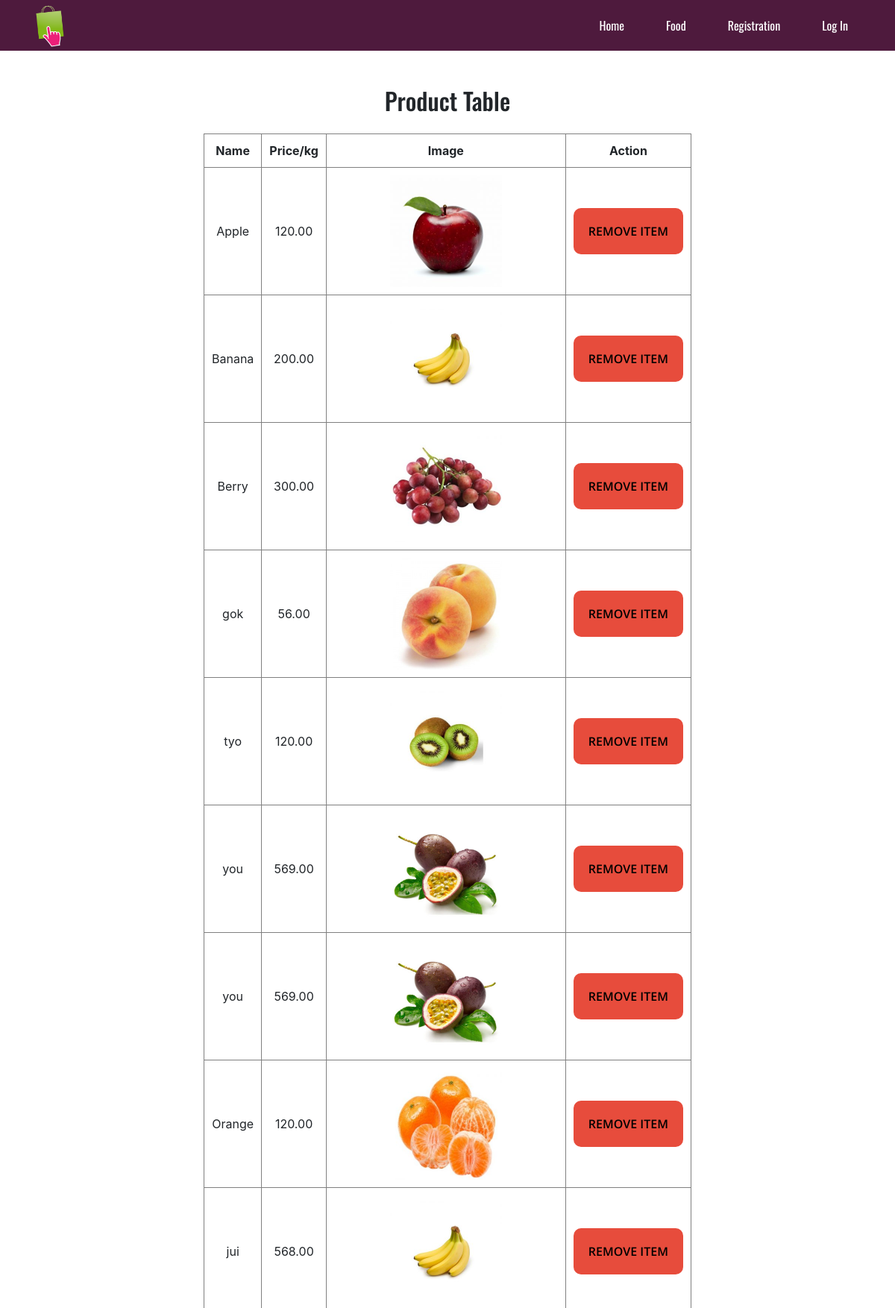
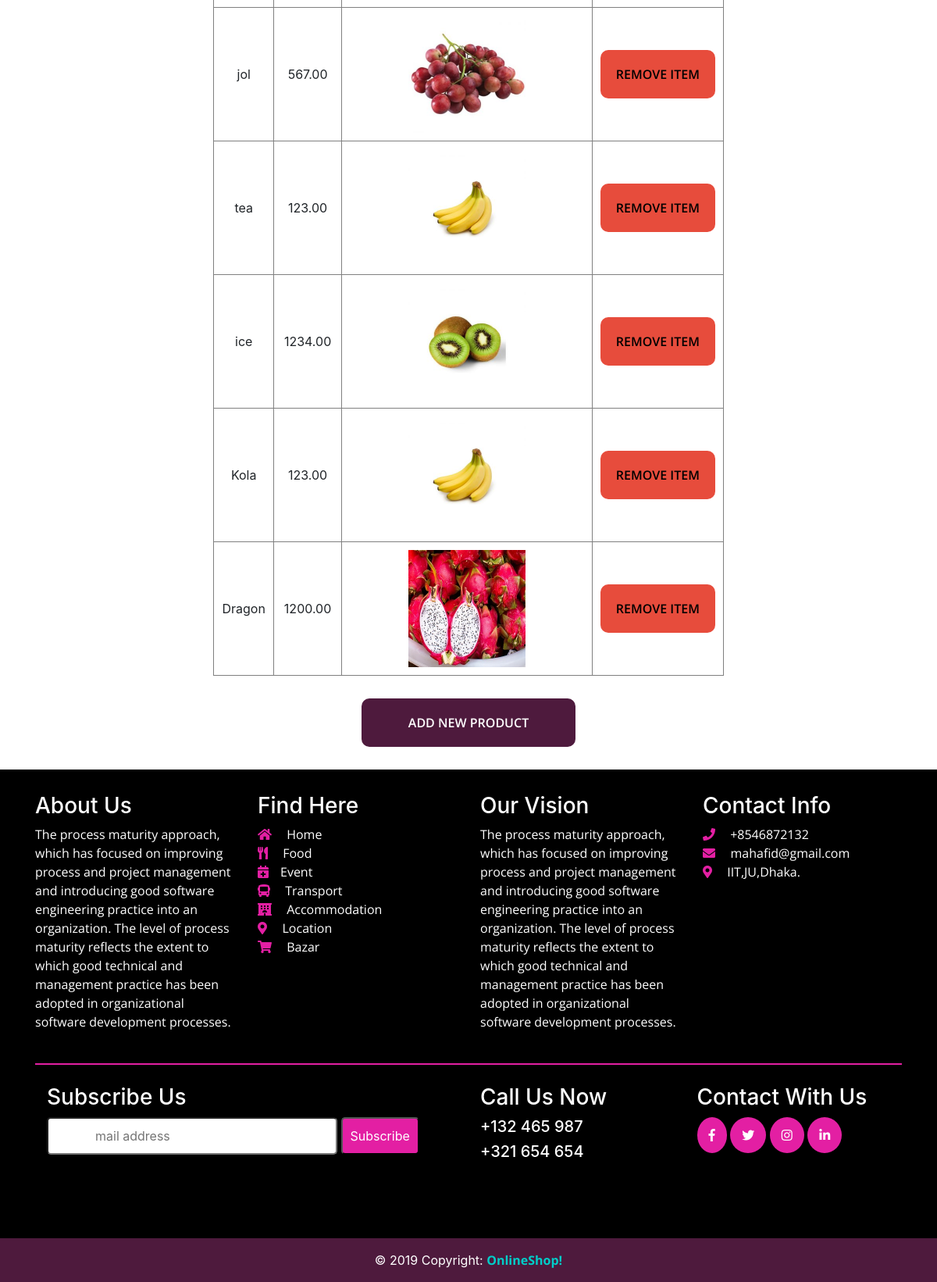
Page /viewAllProducts.php on the committed database (2 pictures, top to bottom).
### tables this page shows
CREATE TABLE `tbl_product` (
  `id` int(11) NOT NULL,
  `name` varchar(255) NOT NULL,
  `image` varchar(255) NOT NULL,
  `price` double(10,2) NOT NULL
);

### connection.php (called while the page is built)
<?php
	require 'function.php';
	try{
		$con=new PDO("mysql:host=localhost;dbname=practise","root","");
		$con->setAttribute(PDO::ATTR_ERRMODE, PDO::ERRMODE_EXCEPTION);
		$user = new User($con);
	}
	catch(PDOException $e){
		 echo $e->getMessage();
	}
?>

### function.php (called while the page is built, shortened)
<?php
	class User
	{
		public $db;
		function __construct($con)
		{
			if(!isset($this->db)){
				$this->db = $con;
			}
		}
		public function getAllProduct(){
			$st = $this->db->prepare("SELECT * FROM tbl_product");
			$st->execute();
			$resultSet = $st->fetchAll(PDO::FETCH_ASSOC);
			return $resultSet;
		}
	}
?>

### viewAllProducts.php (the view, shortened to what this page needs)
<?php
	require 'connection.php';
	$allProduct = $user->getAllProduct();
?>
<!DOCTYPE html>
<html>
<head>
	<link rel="stylesheet" href="css/fontawesme.min.css">
	<link rel="stylesheet" href="css/bootstrap.min.css">
	<link rel="stylesheet" href="css/style.css">
</head>
<body>
<?php include 'menu.php'; ?>
	<h2 class="text-center mt-5 mb-4">Product Table</h2>
	<div class="whole_users_info text-center mb-5">
	    <table border="1" class="user_table text-center mb-5">
		<tr>
			<th>Name</th>
			<th>Price/kg</th>
			<th>Image</th>
			<th>Action</th>
		</tr>
		<?php
		foreach ($allProduct as $singleProduct) {?>
			<tr>
				<td><?php echo $singleProduct['name']; ?></td>
				<td><?php echo $singleProduct['price']; ?></td>
				<td><img src="images/<?php echo $singleProduct['image']; ?>" alt=""> </td>
				<td><a class="delete_product" href="remove_item.php?id=<?php echo $singleProduct['id'] ?>">Remove ITEM</a></td>
			</tr>
		<?php }
		?>
	</table>
	<a href="image_up.php" class="new_btn">Add New Product </a>
	</div>
	<?php include 'footer.php'; ?>
</body>
</html>

### css/style.css (style rules this page uses)
* { margin: 0; padding: 0; outline: 0; }
body { background-color: ; }
h1,h6,h2 { font-family: 'Oswald', sans-serif; }
a,p { font-family: 'Open Sans', sans-serif; }
.user_table { margin: 0 auto; }
.user_table th,td { padding: 10px; }
.user_table td img { width: 50%; }
.whole_users_info a { padding: 20px 60px; background-color: #4E1A3D; color: #fff; text-decoration: none; border-radius: 10px; padding-bottom: 20px; margin-top: 20px; font-weight: 600; transition: 0.7s; text-transform: uppercase; }
.whole_users_info .new_btn { padding: 20px 60px; background-color: #4E1A3D; color: #fff; text-decoration: none; border-radius: 10px; padding-bottom: 20px; margin-top: 20px; font-weight: 600; transition: 0.7s; text-transform: uppercase; }
.whole_users_info .delete_product { padding: 20px 20px; background-color: #e74c3c; color: #000; text-decoration: none; border-radius: 10px; padding-bottom: 20px; margin-top: 20px; transition: 0.7s; text-transform: uppercase; }

### rows in the picture
tbl_product: name "Apple", price "120.00", image (picture)
tbl_product: name "Banana", price "200.00", image (picture)
tbl_product: name "Berry", price "300.00", image (picture)
tbl_product: name "gok", price "56.00", image (picture)
tbl_product: name "tyo", price "120.00", image (picture)
tbl_product: name "you", price "569.00", image (picture)
tbl_product: name "you", price "569.00", image (picture)
tbl_product: name "Orange", price "120.00", image (picture)
tbl_product: name "jui", price "568.00", image (picture)
tbl_product: name "jol", price "567.00", image (picture)
tbl_product: name "tea", price "123.00", image (picture)
tbl_product: name "ice", price "1234.00", image (picture)
tbl_product: name "Kola", price "123.00", image (picture)
tbl_product: name "Dragon", price "1200.00", image (picture)
